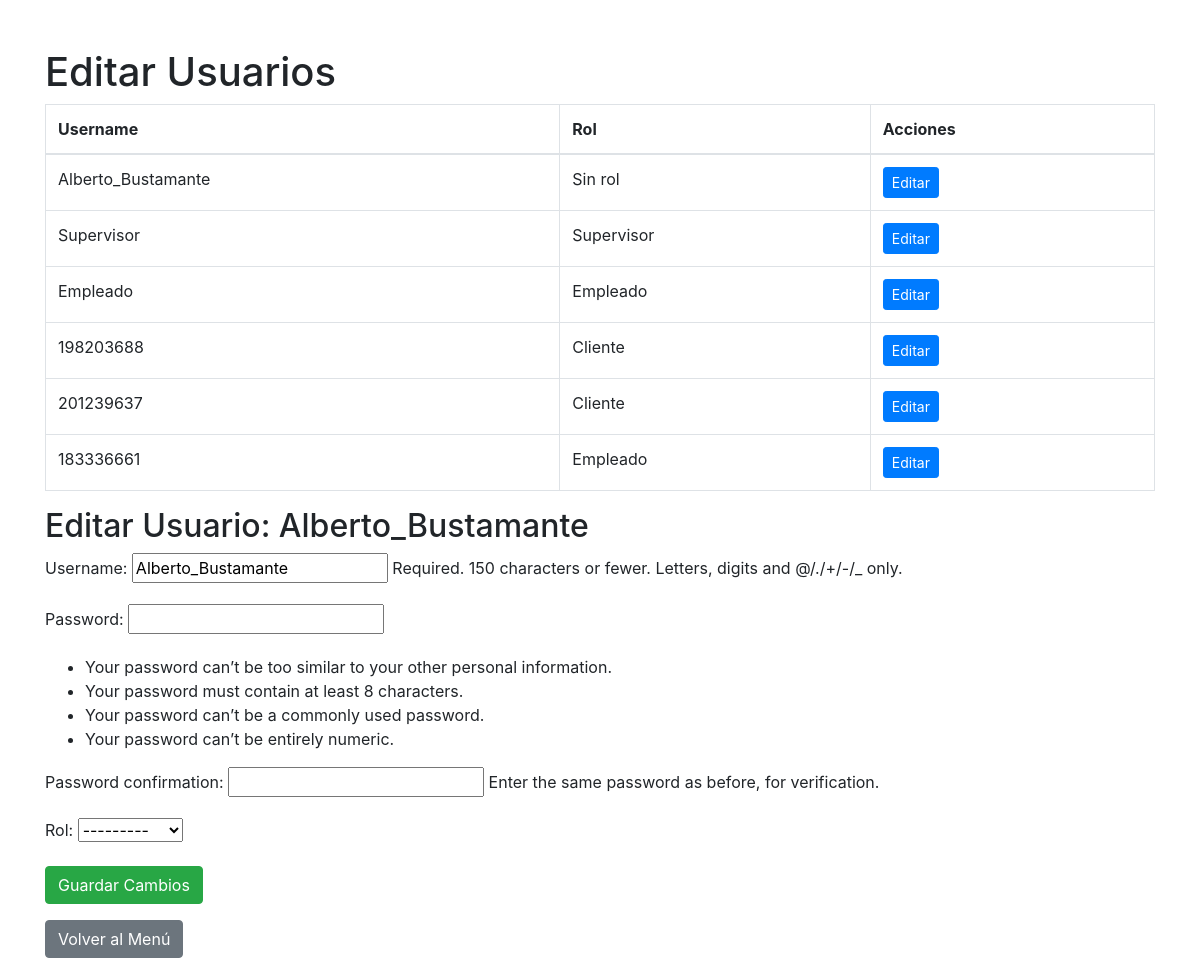
Page /edit_user/1/ on the committed database.
### hotelpacific/models.py (models this page shows, shortened)
class Usuario(AbstractUser):
    ESTADO_CHOICES = [
        ('Activo', 'Activo'),
        ('Inactivo', 'Inactivo')
    ]
    rol = models.ForeignKey(Rol, on_delete=models.SET_NULL, null=True)  # Clave foránea a Rol
    estado = models.CharField(max_length=20, choices=ESTADO_CHOICES)

class Rol(models.Model):
    descripcion_rol = models.CharField(max_length=255)
    def __str__(self):
        return self.descripcion_rol

### hotelpacific/views.py (the view)
# urls.py: path('edit_user/', views.edit_user, name='edit_user'),  # Página principal que lista todos los usuarios
def edit_user(request, id=None):
    users = Usuario.objects.all()
    user = None
    form = None
    if id:
        user = get_object_or_404(Usuario, id=id)
        if request.method == 'POST':
            form = UserForm(request.POST, instance=user)
            if form.is_valid():
                form.save()
                return redirect('edit_user')
        else:
            form = UserForm(instance=user)
    context = {
        'users': users,
        'form': form,
        'user': user
    }
    return render(request, 'edit_user.html', context)

### hotelpacific/forms.py
class UserForm(UserCreationForm):
    class Meta:
        model = Usuario
        fields = ['username', 'password1', 'password2', 'rol']

### hotelpacific/templates/edit_user.html (shortened to what this page needs)
<!DOCTYPE html>
<html lang="es">
<head>
    <link rel="stylesheet" href="https://stackpath.bootstrapcdn.com/bootstrap/4.5.2/css/bootstrap.min.css">
</head>
<body>
    <div class="container mt-5">
        <h1>Editar Usuarios</h1>
        <table class="table table-bordered">
            <thead>
                <tr>
                    <th>Username</th>
                    <th>Rol</th>
                    <th>Acciones</th>
                </tr>
            </thead>
            <tbody>
                {% for u in users %}
                <tr>
                    <td>{{ u.username }}</td>
                    <td>
                        {% if u.rol %}
                            {{ u.rol.descripcion_rol }}
                        {% else %}
                            Sin rol
                        {% endif %}
                    </td>
                    <td>
                        <a href="{% url 'edit_user' u.id %}" class="btn btn-primary btn-sm">Editar</a>
                    </td>
                </tr>
                {% endfor %}
            </tbody>
        </table>
        {% if user %}
            <h2>Editar Usuario: {{ user.username }}</h2>
            <form method="post">
                {{ form.as_p }}
                <button type="submit" class="btn btn-success">Guardar Cambios</button>
            </form>
        {% endif %}
        <a href="{% url 'admin_menu' %}" class="btn btn-secondary mt-3">Volver al Menú</a>
    </div>
</body>
</html>

### rows in the picture
Usuario: username "Alberto_Bustamante", shows "Sin rol", rol "---------"
Usuario: username "Supervisor", rol.descripcion_rol "Supervisor"
Usuario: username "Empleado", rol.descripcion_rol "Empleado"
Usuario: username "198203688", rol.descripcion_rol "Cliente"
Usuario: username "201239637", rol.descripcion_rol "Cliente"
Usuario: username "183336661", rol.descripcion_rol "Empleado"
